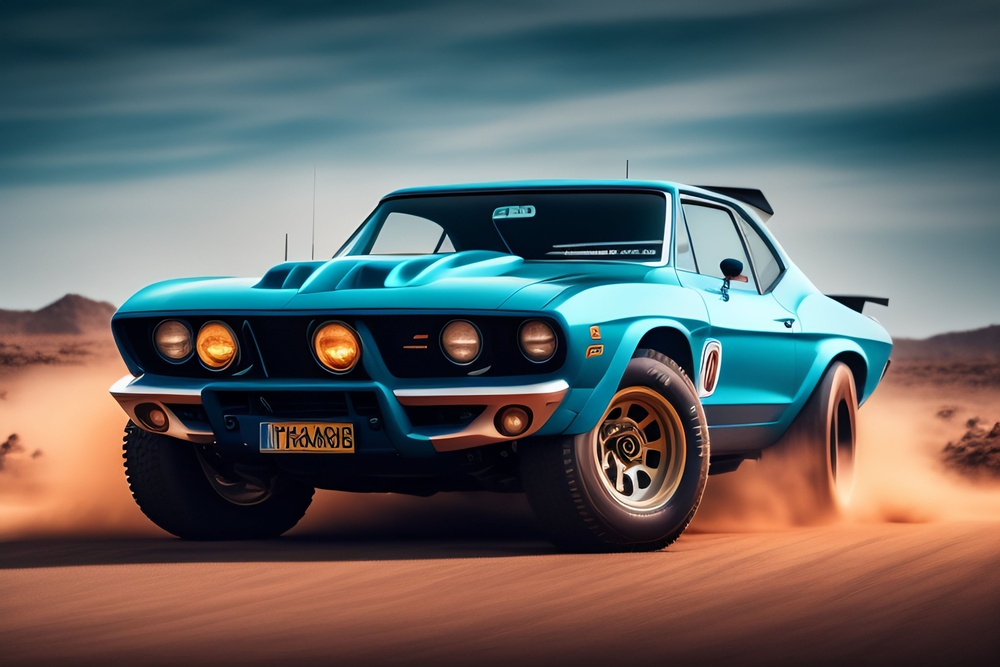
#> input picture car.jpg, 1000 x 667 px, shrunk from 5000 x 3333 before the run
$ python -i black_white.py   (imports and definitions only)
#> lines starting #> are read from the running program, lines starting #| are printed output that depends on the picture

# FOTOGRAF SIYAH_BEYAZ(GRI) YAPMA

import cv2
import numpy as np

def gri(image_path):
    # resim yukleme
#> called with image_path = 'car.jpg'
    img = cv2.imread(image_path)
#> img is the input picture: shape (667, 1000, 3); mean B, G, R 100.1, 100.5, 98.8

    # resim boyutlari
    yeni_yukseklik, yeni_genislik = 500, 500
    yukseklik, genislik = img.shape[:2]
#> yukseklik = 667; genislik = 1000
    yukseklik_orani, genislik_orani = yeni_yukseklik / yukseklik, yeni_genislik / genislik
#> yukseklik_orani = 0.75; genislik_orani = 0.5
    olcek_matrix = np.float32([[genislik_orani, 0, 0],
                              [0, yukseklik_orani, 0]])
#> olcek_matrix = [[0.5, 0, 0], [0, 0.75, 0]]
    boyulandirilmis_goruntu = cv2.warpAffine(img, olcek_matrix, (yeni_genislik, yeni_yukseklik))
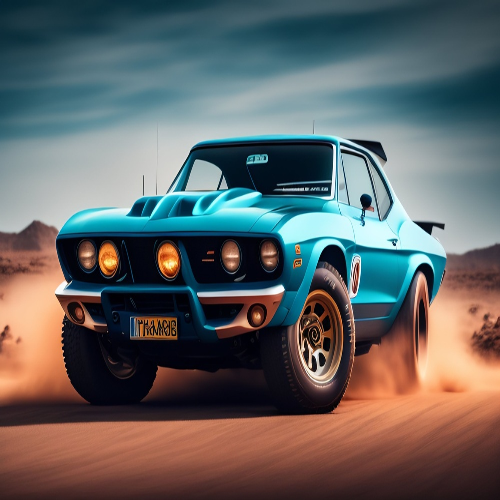
#> boyulandirilmis_goruntu: shape (500, 500, 3); mean B, G, R 100.1, 100.5, 98.9

    # gri tonlama donusturmesi yap
    gri = cv2.cvtColor(boyulandirilmis_goruntu, cv2.COLOR_BGR2GRAY)
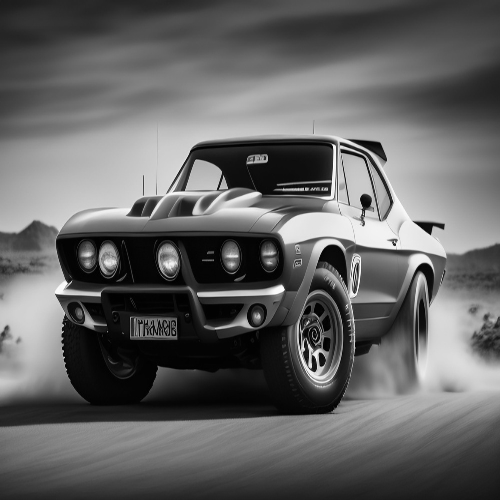
#> gri: shape (500, 500); min 0, max 254, mean 100

    # resimleri yanyana koy
    birlestirilmis_goruntu = np.hstack((boyulandirilmis_goruntu, cv2.cvtColor(gri, cv2.COLOR_GRAY2BGR)))
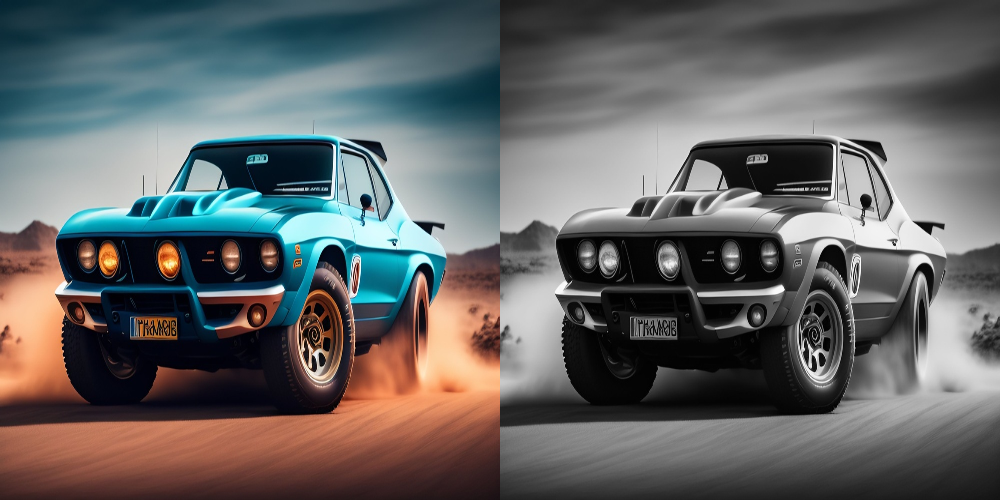
#> birlestirilmis_goruntu: shape (500, 1000, 3); mean B, G, R 100, 100.2, 99.4

    # resimleri goster
    cv2.imshow("yeni foto", birlestirilmis_goruntu)

    # Bekle ve pencereyi kapat
    cv2.waitKey(0)
    cv2.destroyAllWindows()

>>> result = gri('car.jpg')
